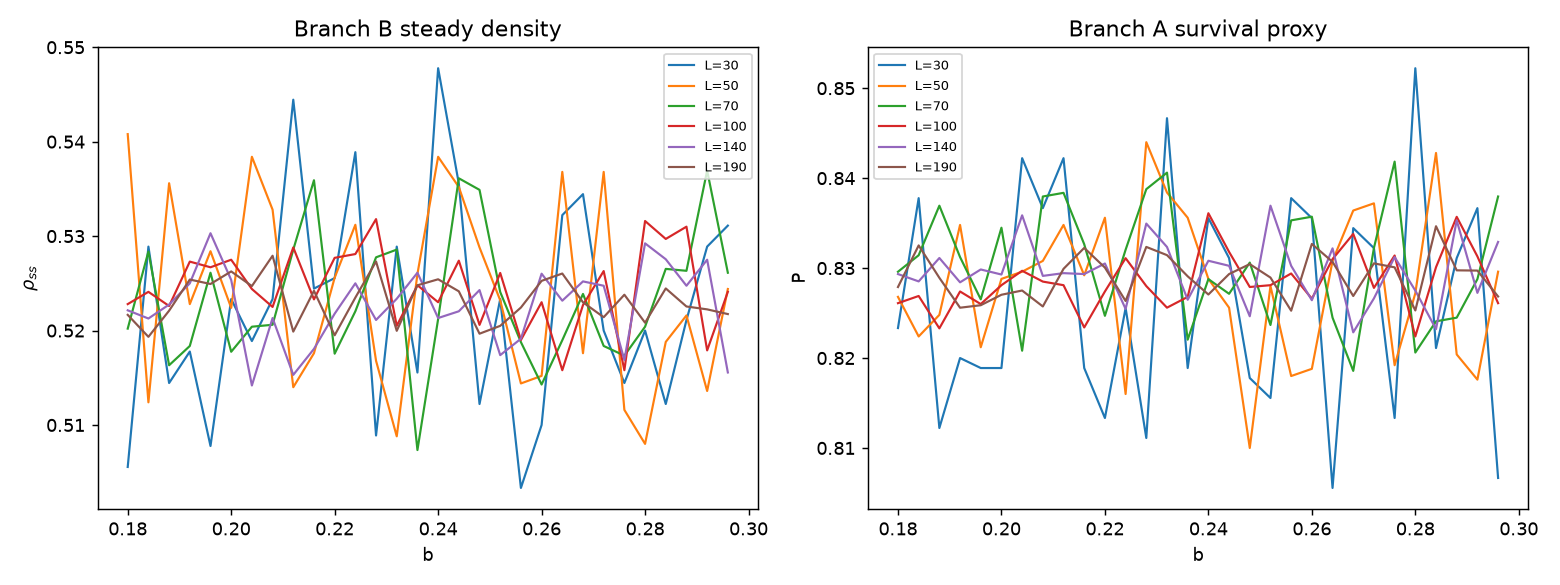

Write the Python code that produced this figure.
"""DEFINITIVE loom coincidence test (fast, vectorized).

Single loom dynamics: each cell holds a PAIR (raw bit-plane 0, structure plane 1).
Gate:  b_eff(cell) = b * (1 - gamma * struct_bit)
       y0 = raw XOR (neighborhood(raw) < b_eff)     # structure locally gates raw
       y1 = structure (advects/persists)
This is ONE deterministic emulation of the stochastic rule R(x)=x XOR(NN(x)<b)
but with a local structural bias -- the architectural 'loom' point.

TWO BRANCHES = two order parameters measured on the SAME dynamics & same b:
  Branch A (seed): start sparse raw + random structure; order parameter =
                  seed-survival proxy P = fraction of cells that became active.
  Branch B (steady): start dense; order parameter = steady density rho_ss.
If the CP is intrinsic, both branches' CPs coincide in the L->inf limit.
"""
import numpy as np, json
import matplotlib; matplotlib.use('Agg')
import matplotlib.pyplot as plt

B0_C = 0.38; GAMMA = 0.55

def step(grid, b):
    L = grid.shape[0]
    x0 = (grid >> 4) & 1
    x1 = grid & 1
    up = np.roll(x0, 1, 0); down = np.roll(x0, -1, 0)
    left = np.roll(x0, 1, 1); right = np.roll(x0, -1, 1)
    nn = (up | (down << 1) | (left << 2) | (right << 3)).astype(np.float32)
    b_eff = np.clip(b * (1.0 - GAMMA * x1.astype(np.float32)), 0, 1)
    y0 = ((x0 ^ (nn < b_eff)) & 1).astype(np.uint8)
    y1 = x1.astype(np.uint8)
    return (y0 << 4) | y1

def run(b, L, steps, sparse):
    rng = np.random.default_rng(7*L + int(b*1e5))
    if sparse:
        g0 = (rng.random((L, L)) < 0.12).astype(np.uint8)
    else:
        g0 = (rng.random((L, L)) < 0.5).astype(np.uint8)
    g1 = rng.integers(0, 2, (L, L), dtype=np.uint8)
    grid = (g0 << 4) | g1
    ever = np.zeros((L, L), dtype=bool)
    for t in range(steps):
        ng = step(grid, b)
        ever |= (ng != 0)
        grid = ng
    rho = float(((grid >> 4) & 1).mean())
    P = float(ever.mean())          # fraction that was ever active (survival proxy)
    return P, rho

Ls = np.array([30, 50, 70, 100, 140, 190], dtype=int)
bs = np.round(np.arange(0.18, 0.30, 0.004), 4)
STEPS = 350
Pa = {L: [] for L in Ls}; Rb = {L: [] for L in Ls}
for j, b in enumerate(bs):
    for L in Ls:
        P, rho = run(b, L, STEPS, sparse=True)   # Branch A
        Pa[L].append(P)
        _, rhoB = run(b, L, STEPS, sparse=False)  # Branch B
        Rb[L].append(rhoB)
    if j % 5 == 0: print('b=%.3f' % b)

Pa = {L: np.array(v) for L, v in Pa.items()}
Rb = {L: np.array(v) for L, v in Rb.items()}

def crossings(curves):
    res = {}
    ks = sorted(curves, key=lambda x: int(x))
    for i in range(len(ks)-1):
        L1, L2 = int(ks[i]), int(ks[i+1])
        d = curves[L1] - curves[L2]; xs = []
        for k in range(len(d)-1):
            if d[k]*d[k+1] < 0:
                xs.append(bs[k] + (bs[k+1]-bs[k])*(-d[k])/(d[k+1]-d[k]))
        if xs: res[(L1, L2)] = np.mean(xs)
    return res

def extrap(d):
    pairs = sorted(d.items(), key=lambda kv: 1.0/np.mean(kv[0]))
    x = np.array([1.0/np.mean(k) for k, _ in pairs]); y = np.array([v for _, v in pairs])
    A, bi = np.polyfit(x, y, 1); return bi, A

cr_st = crossings(Rb); cr_sd = crossings(Pa)
bi_st, _ = extrap(cr_st); bi_sd, _ = extrap(cr_sd)
gap = abs(bi_st - bi_sd)
print('\nsteady b_inf = %.4f  seed b_inf = %.4f  gap = %.4f' % (bi_st, bi_sd, gap))

fig, ax = plt.subplots(1, 2, figsize=(12, 4.5))
for L in Ls: ax[0].plot(bs, Rb[L], '-', lw=1.2, label='L=%d'%L)
ax[0].set_title('Branch B steady density'); ax[0].set_xlabel('b'); ax[0].set_ylabel(r'$\rho_{ss}$'); ax[0].legend(fontsize=7)
for L in Ls: ax[1].plot(bs, Pa[L], '-', lw=1.2, label='L=%d'%L)
ax[1].set_title('Branch A survival proxy'); ax[1].set_xlabel('b'); ax[1].set_ylabel('P'); ax[1].legend(fontsize=7)
fig.tight_layout(); fig.savefig('loom_full_coincidence.png', dpi=130)

json.dump({'b_grid': list(map(float, bs)), 'Ls': list(map(int, Ls)),
           'Pa': {str(L): list(map(float, Pa[L])) for L in Ls},
           'Rb': {str(L): list(map(float, Rb[L])) for L in Ls},
           'steady_binf': float(bi_st), 'seed_binf': float(bi_sd), 'gap': float(gap)},
          open('loom_full_coincidence.json','w'), indent=2)
print('wrote loom_full_coincidence.png / .json')
